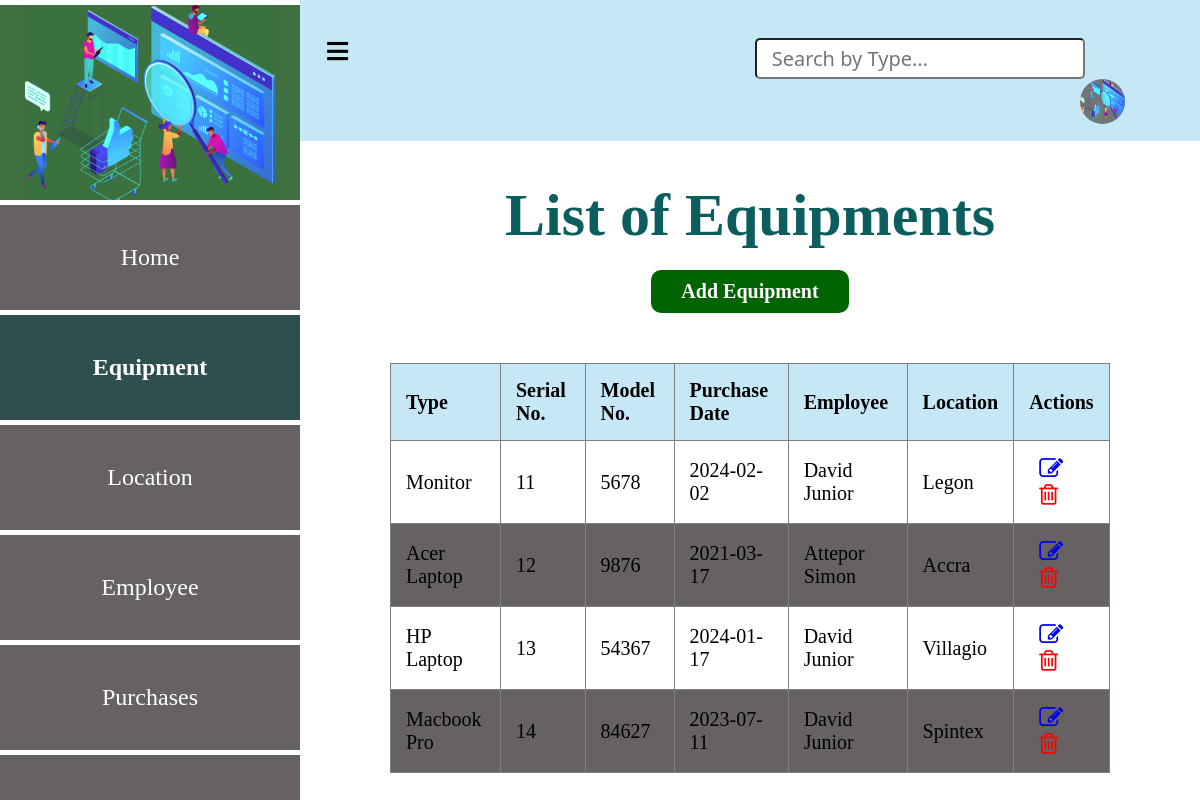
The page /equipment on the database as committed earlier.
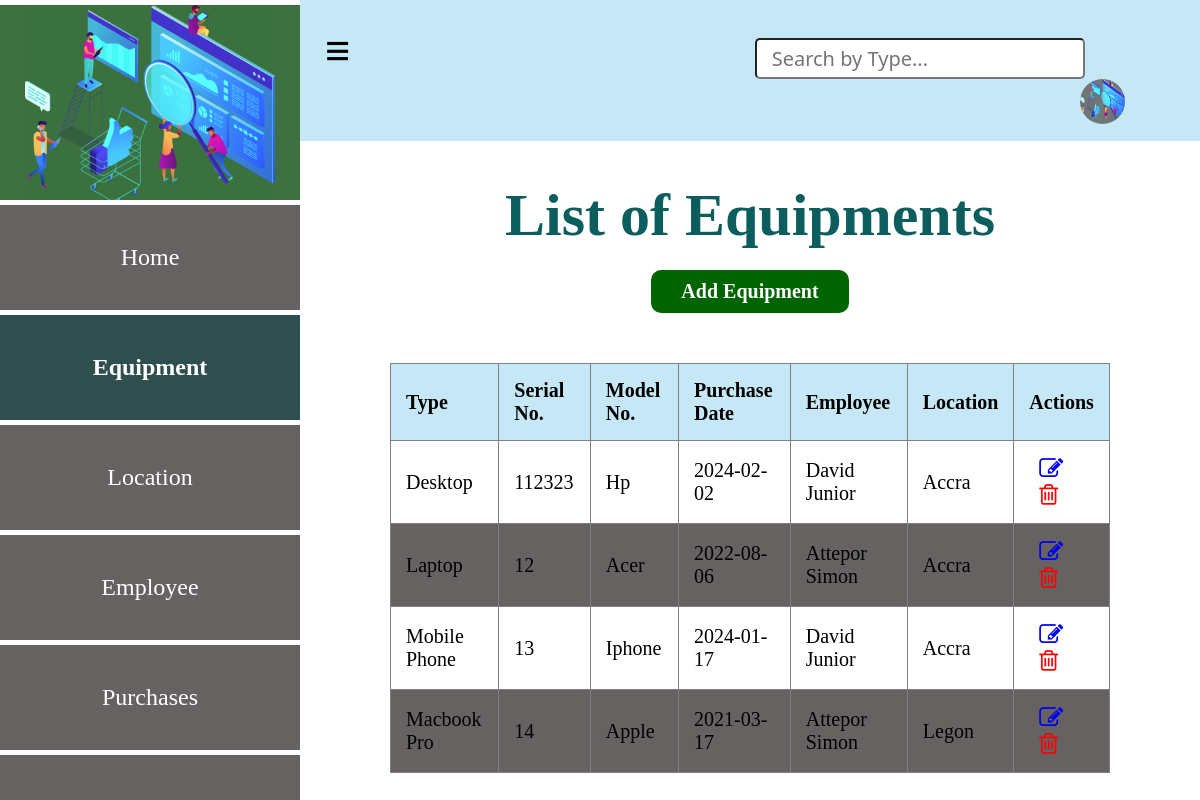
The same page on the database as committed later.
### app.py (models this page shows, shortened)
class Equipment(db.Model):
    __tablename__="equipment"
    barcode_number=db.Column(db.Integer, primary_key=True)
    type=db.Column(db.String(20))
    serial_number=db.Column(db.Integer)
    model_number=db.Column(db.Integer)
    purchase_date=db.Column(db.Integer, db.ForeignKey('purchases.id'))
    employee=db.Column(db.Integer, db.ForeignKey('employees.id'))
    location=db.Column(db.Integer, db.ForeignKey('locations.id'))
    purchase_rel=db.relationship('Purchase', backref='equipment_purchase')
    employee_rel=db.relationship('Employee', backref='equipment_employee')
    location_rel=db.relationship('Location', backref='equipment_location')

### app.py (the view)
@app.route('/equipment')
def equipment_index():
    equipment = Equipment.query.all()
    return render_template('equipmentList.html', equipment = equipment)

### app.py (called while the page is built)
@app.before_request
def create_table():
    db.create_all()

### templates/equipmentList.html (shortened to what this page needs)
<!DOCTYPE html>
<html lang="en">
<head>
    <link rel="stylesheet" href="{{ url_for('static', filename='main.css') }}">
    <link rel="stylesheet" href="https://cdnjs.cloudflare.com/ajax/libs/font-awesome/4.7.0/css/font-awesome.min.css">
</head>
<body>
    <div class="header">
        <a href="#" id="sidebar-icon">&#8801;</a>
        <input type="search" id="query" name="search" placeholder="Search by Type...">
        <button id="search-button">Submit</button>
        <a href="#"><img src="{{ url_for('static', filename='bg4.png') }}" alt="Logo"></a>
    </div>
    <section class="sidebar">
        <div class="logo">
            <img src="{{ url_for('static', filename='bg4.png') }}" alt="Logo">
        </div>
        <div class="content">
            <a href="/entry_point" class="home">Home</a>
            <a href="/equipment" class="home active">Equipment</a>
            <a href="/location" class="home">Location</a>
            <a href="/employee" class="home">Employee</a>
            <a href="/purchase" class="home">Purchases</a>
            <a href="/login" class="home">Logout</a>
        </div>
    </section>
    <h1 class="marquee">List of Equipments</h1>
    <div class="location-form">
        <a href="/add-equipment" class="btn1">Add Equipment</a>
        <table border="1">
            <thead>
                <tr>
                    <th>Type</th>
                    <th>Serial No.</th>
                    <th>Model No.</th>
                    <th>Purchase Date</th>
                    <th>Employee</th>
                    <th>Location</th>
                    <th>Actions</th>
                </tr>
            </thead>
            <tbody id="table-results">
                {% for equip in equipment %}
                <tr>
                    <td>{{ equip.type }}</td>
                    <td>{{ equip.serial_number }}</td>
                    <td>{{ equip.model_number }}</td>
                    <td>{{ equip.purchase_date }}</td>
                    <td>{{ equip.employee }}</td>
                    <td>{{ equip.location }}</td>
                    <td class="action">
                        <a href="/edit_equipment/{{ equip.barcode_number }}"><i class="fa fa-edit" style="font-size:24px"></i></a>
                        <a href="/delete_equipment/{{ equip.barcode_number }}"><i class="fa fa-trash-o" style="font-size:24px"></i></a>
                    </td>
                </tr>
                {% endfor %}
            </tbody>
        </table>
    </div>
</body>
</html>

### static/main.css (style rules this page uses)
body { margin: 0; padding: 0; font-family: Verdana; }
.header { background: #c6e8f6; padding: 25px; }
.header input { padding: 5px 15px; font-size: 20px; font-family:'Segoe UI', Tahoma, Geneva, Verdana, sans-serif; border-radius: 5px; margin-left: 400px; }
.header button { padding: 5px 15px; font-size: 20px; border-radius: 5px; background: #707576; color: #fff; font-weight: bold; }
.header img { width: 45px; height: 45px; background: #707576; border-radius: 50%; float: right; justify-content: center; margin-right: 50px; }
#sidebar-icon { content: "\25C2"; margin-left: 300px; font-size: 45px; border-radius: 5px; text-decoration: none; color: #000; font-weight: bold; }
.sidebar { position: fixed; top: 0; left: 0; width: 300px; height: 100vh; background: #707576; border-top: 5px solid #fff; }
.logo { width: 300px; height: 200px; background: rgba(59, 112, 63, 0.938); display: flex; justify-content: center; align-items: center; }
.logo img { width: 250px; display: block; margin: auto; background-color: rgba(59, 112, 63, 0.938); }
.content { background: #707576; width: 300px; height: calc(100vh - 200px); position: fixed; top: 200px; z-index: 1; border-top: 5px solid #fff; overflow-y: auto; }
.content a { display: flex; text-decoration: none; color: #fff; font-size: 24px; border-bottom: 5px solid white; padding: 39px; justify-content: center; }
.home { border: none; outline: none; padding: 10px 16px; background: #666262; cursor: pointer; }
.active, .home:hover { background: darkslategrey; color: black; font-weight: bold; }
h1 { display: flex; font-size: 60px; flex-wrap: wrap; justify-content: center; gap: 50px; margin-left: 300px; text-align: center; margin-top: 40px; color: rgb(12, 94, 94); }
.location-form { display: flex; justify-content: center; align-items: center; flex-direction: column; margin-left: 300px; }
table { width: 80%; border-collapse: collapse; margin-top: 30px; }
th, td { padding: 15px; text-align: left; font-size: 20px; }
th { background-color: #c6e8f6; font-weight: bold; }
tbody tr:nth-child(even) { background-color: #666262; }
.btn1 { background: darkgreen; color: #fff; font-size: 1em; padding: 10px 30px; border-radius: 10px; transition: background-color 0.25s; margin-bottom: 20px; text-decoration: none; font-size: 20px; display: block; margin-top: -20px; font-weight: bold; }
.marquee { text-align: center; }
.action a { margin-left: 10px; }
.action .fa-trash-o { color: red; }

Rows that differ between the two databases and show on the page:
changed Equipment: type "Monitor" → "Desktop"; serial_number "11" → "112323"; model_number "5678" → "Hp"; location "Legon" → "Accra"
changed Equipment: type "Acer Laptop" → "Laptop"; model_number "9876" → "Acer"; purchase_date "2021-03-17" → "2022-08-06"
changed Equipment: type "HP Laptop" → "Mobile Phone"; model_number "54367" → "Iphone"; location "Villagio" → "Accra"
changed Equipment "Macbook Pro": model_number "84627" → "Apple"; purchase_date "2023-07-11" → "2021-03-17"; employee "David Junior" → "Attepor Simon"; location "Spintex" → "Legon"
